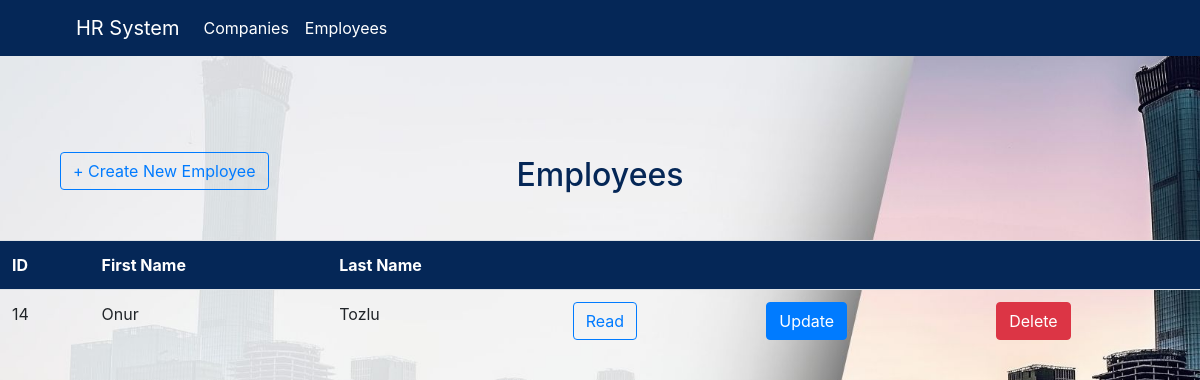
The page /admin1.php on the database its author committed.
### tables this page shows
CREATE TABLE `employee` (
  `fname` varchar(255) NOT NULL,
  `lname` varchar(255) NOT NULL,
  `email` varchar(255) NOT NULL,
  `phone` varchar(255) NOT NULL,
  `company` varchar(255) NOT NULL,
  `id` int(100) NOT NULL
);

### admin1.php (the view, shortened to what this page needs)
<?php
include("baglantiekle.php");
?>
<!DOCTYPE html>
<html>
<head>
  <link rel="stylesheet" href="bootstrap.css"/>
  <link rel="stylesheet" href="style.css"/>
</head>
<body>
  <nav class="navbar navbar-expand-lg navbar-light bg-light">
    <a class="navbar-brand" style="margin-left:60px;" href="">HR System</a>
    <div class="collapse navbar-collapse" id="navbarTogglerDemo03">
      <ul class="navbar-nav mr-auto mt-2 mt-lg-0">
        <li class="nav-item active">
          <a class="nav-link" href="admin.php">Companies</a>
        </li>
        <li class="nav-item">
          <a class="nav-link" href="admin1.php">Employees</a>
        </li>
    </div>
  </nav>
  <h2 style="position: relative; top: 100px; text-align: center; color:#052757;">Employees</h2>
  <a href="ekle.php" style="position: relative; top: 50px; left: 60px;" class="btn btn-outline-primary">+ Create New Employee</a>
  <div class="table1">
      <table class="table">
          <tr style="background-color:#052757;">
              <th style="color: white;">ID</th>
              <th style="color: white;">First Name</th>
              <th style="color: white;">Last Name</th>
              <th></th>
              <th></th>
              <th></th>
          </tr>
      <?php
      $sorgu = $baglanti->query("SELECT * FROM employee");
      while ($sonuc = $sorgu->fetch_assoc()) {
      $number = $sonuc['id'];
      $fname = $sonuc['fname'];
      $lname = $sonuc['lname'];
      ?>
          <tr>
              <td><?php echo $number; ?></td>
              <td><?php echo $fname; ?></td>
              <td><?php echo $lname; ?></td>
              <td><a href="read.php?id=<?php echo $number; ?>" class="btn btn-outline-primary">Read</a></td>
              <td><a href="update.php?id=<?php echo $number; ?>" class="btn btn-primary">Update</a></td>
              <td><a href="delete.php?id=<?php echo $number; ?>" class="btn btn-danger">Delete</a></td>
          </tr>
      <?php
      }
      ?>
      </div>
</body>
</html>

### style.css (style rules this page uses)
.navbar { background-color: #052757 !important; }
.nav-link { color: white !important; }
.navbar-brand { color: white !important; }
.table1 { position: relative; top:100px; }

### admin1.php (style rules this page uses)
body { background-image: url("1.jpg"); background-repeat: no-repeat; background-attachment: fixed; background-size: cover; }

### rows shown on the page
employee: id "14", fname "Onur", lname "Tozlu"
